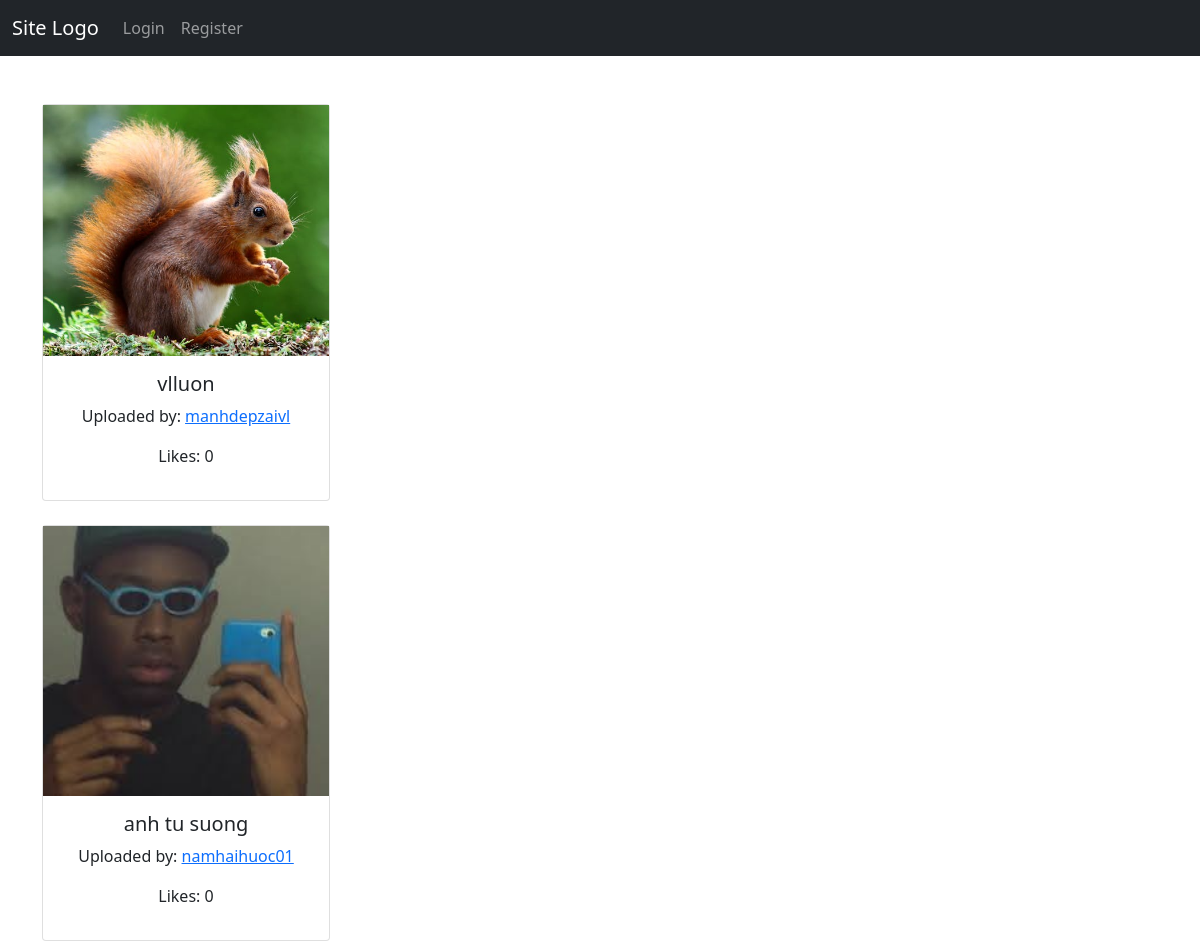
Before: / (upper part) with the older database file.
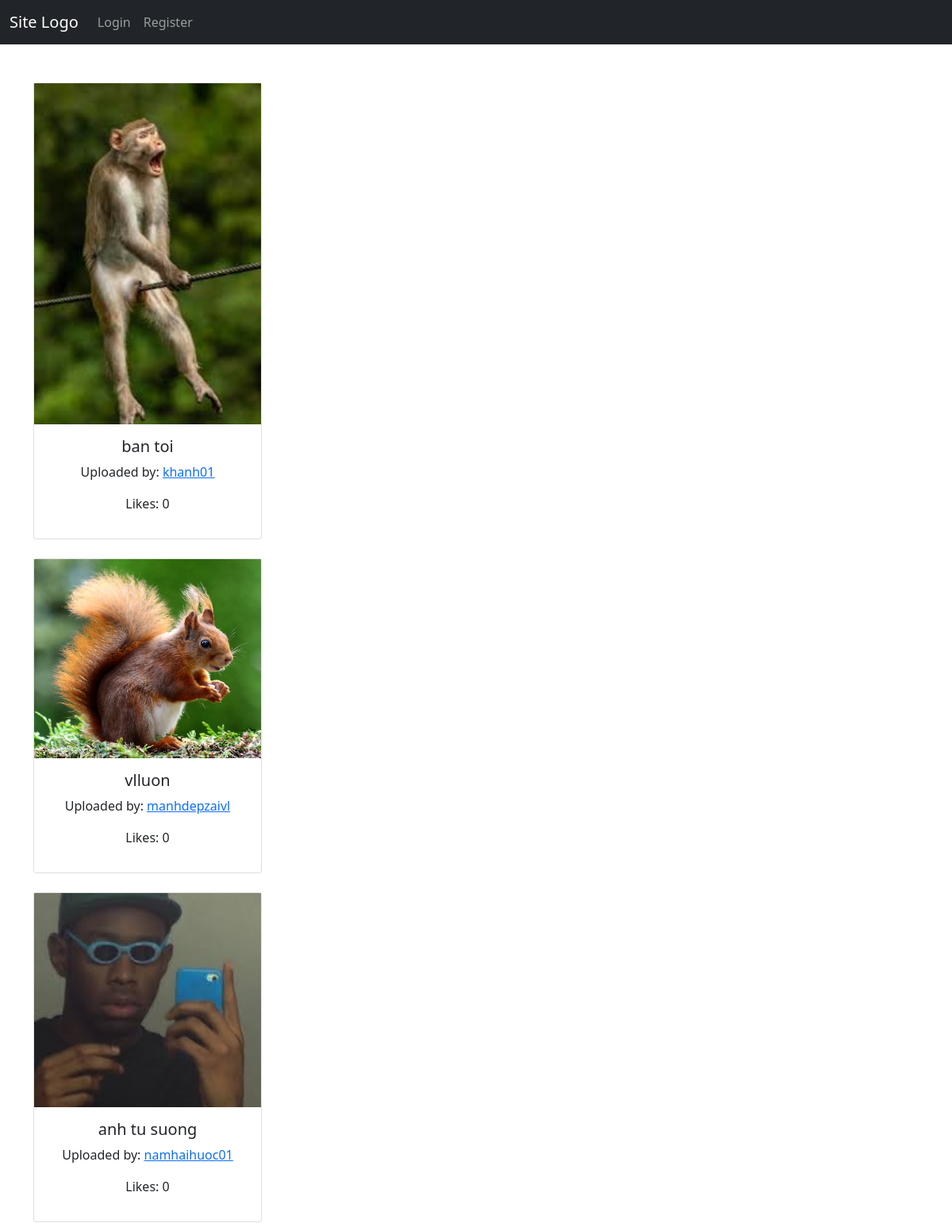
After: the same page with the newer database file.
### photos/models.py (models this page shows, shortened)
class Image(models.Model):
    class Status(models.TextChoices):
        PUBLIC = "public", "Public"
        PRIVATE = "private", "Private"
    name = models.CharField(max_length=150, unique=True)
    image = models.ImageField(upload_to="images/")
    status = models.CharField(
        max_length=7, choices=Status.choices, default=Status.PUBLIC
    )
    upload_date = models.DateTimeField(auto_now_add=True)
    user = models.ForeignKey(User, on_delete=models.CASCADE, related_name="photos")
    class Meta:
        indexes = [
            models.Index(fields=["name"], name="name_idx"),
            models.Index(fields=["user"], name="user_idx"),
        ]
        ordering = ["-upload_date"]

### user/models.py (models this page shows, shortened)
class User(AbstractUser):
    slug = models.SlugField()
    def get_absolute_url(self):
        return reverse("user:profile", kwargs={"slug": self.slug})
    class Meta:
        indexes = [
            models.Index(fields=["username"], name="username_idx"),
            models.Index(fields=["email"], name="email_idx"),
        ]

### photos/views.py (the view)
# urls.py: path("", views.IndexView.as_view(), name="index"),
class IndexView(ListView):
    model = Image
    template_name = "index.html"
    context_object_name = "images"
    def get_queryset(self):
        return Image.objects.filter(status=Image.Status.PUBLIC)

### templates/index.html (shortened to what this page needs)
{% extends 'base.html' %}
{% block content %}
    {% for image in images %}
        <div class="card mb-4 mt-4" style="width: 18rem;">
            <img src="{{ image.image.url }}" alt="{{ image.name }}" class="img-card-top">
            <div class="card-body text-center">
                <h5 class="card-title">
                    {{ image.name }}
                </h5>
                <p class="card-text">
                    Uploaded by: <a href="{{ image.user.get_absolute_url }}" class="card-link"> {{ image.user.username }}</a>
                </p>
                <p class"card-text">
                    Likes: {{ image.likes.count }}
                </p>
            </div>
        </div>
    {% endfor %}
{% endblock content %}

### templates/base.html (shortened to what this page needs)
<!DOCTYPE html>
<html lang="en">
<head>
    <link href="https://cdn.jsdelivr.net/npm/bootstrap@5.0.2/dist/css/bootstrap.min.css" rel="stylesheet">
</head>
<body>
    {% include 'navbar.html' %}
    <div class="container mt-5 mb-5">
        {% block content %}{% endblock content %}
    </div>
</body>
</html>

### templates/navbar.html (shortened to what this page needs)
<nav class="navbar navbar-expand-md navbar-dark bg-dark">
    <div class="container-fluid">
        <a href="{% url 'photos:index'%}" class="navbar-brand">
            Site Logo
        </a>
        <div class="collapse navbar-collapse" id="navbar">
            <ul class="navbar-nav">
                {% if request.user.is_authenticated %}
                    <li class="nav-item">
                        <a href="{% url 'user:profile' request.user.slug %}" class="nav-link">
                            Profile
                        </a>
                    </li>
                    <li class="nav-item">
                        <a href="{% url 'photos:upload' request.user.slug %}" class="nav-link">
                            Upload Image
                        </a>
                    </li>
                    <li class="nav-item">
                        <a href="{% url 'album:create-album' request.user.slug %}" class="nav-link">
                            Create Album
                        </a>
                    </li>
                    <li class="nav-item">
                        <a href="{% url 'album:albums' request.user.slug %}" class="nav-link">
                            Albums
                        </a>
                    </li>
                    <li class="nav-item">
                        <a href="{% url 'user:logout' %}" class="nav-link">
                            Logout
                        </a>
                    </li>
                {% else %}
                    <li class="nav-item">
                        <a href="{% url 'user:login' %}" class="nav-link">
                            Login
                        </a>
                    </li>
                    <li class="nav-item">
                        <a href="{% url 'user:register' %}" class="nav-link">
                            Register
                        </a>
                    </li>
                {% endif %}
            </ul>
        </div>
    </div>
</nav>

Changed rows visible on the page:
added Image: image (picture), name "ban toi", user.username "khanh01", likes.count "0"
